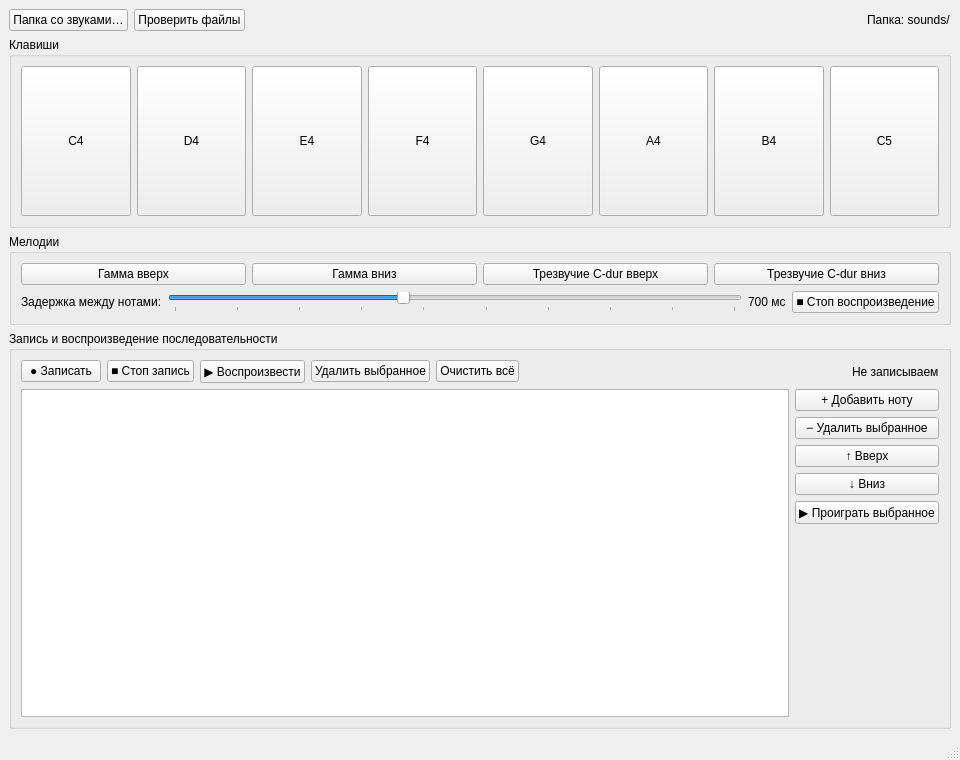
<?xml version="1.0" encoding="UTF-8"?>
<ui version="4.0">
 <class>MainWindow</class>
 <widget class="QMainWindow" name="MainWindow">
  <property name="geometry">
   <rect><x>0</x><y>0</y><width>960</width><height>760</height></rect>
  </property>
  <property name="windowTitle"><string>Task7 — Фортепиано</string></property>
  <widget class="QWidget" name="centralwidget">
   <layout class="QVBoxLayout" name="vLayout">

    <item>
     <layout class="QHBoxLayout" name="hTop">
      <item>
       <widget class="QPushButton" name="btnPickFolder">
        <property name="text"><string>Папка со звуками…</string></property>
       </widget>
      </item>
      <item>
       <widget class="QPushButton" name="btnCheckFiles">
        <property name="text"><string>Проверить файлы</string></property>
       </widget>
      </item>
      <item>
       <spacer name="sp1">
        <property name="orientation"><enum>Qt::Orientation::Horizontal</enum></property>
        <property name="sizeType"><enum>QSizePolicy::Policy::Expanding</enum></property>
        <property name="sizeHint" stdset="0"><size><width>40</width><height>20</height></size></property>
       </spacer>
      </item>
      <item>
       <widget class="QLabel" name="lblFolder">
        <property name="text"><string>Папка: sounds/</string></property>
       </widget>
      </item>
     </layout>
    </item>

    <item>
     <widget class="QGroupBox" name="gbPiano">
      <property name="title"><string>Клавиши</string></property>
      <layout class="QHBoxLayout" name="hPiano">
       <item>
        <widget class="QPushButton" name="btnC4">
         <property name="text"><string>C4</string></property>
         <property name="minimumSize"><size><width>70</width><height>150</height></size></property>
        </widget>
       </item>
       <item>
        <widget class="QPushButton" name="btnD4">
         <property name="text"><string>D4</string></property>
         <property name="minimumSize"><size><width>70</width><height>150</height></size></property>
        </widget>
       </item>
       <item>
        <widget class="QPushButton" name="btnE4">
         <property name="text"><string>E4</string></property>
         <property name="minimumSize"><size><width>70</width><height>150</height></size></property>
        </widget>
       </item>
       <item>
        <widget class="QPushButton" name="btnF4">
         <property name="text"><string>F4</string></property>
         <property name="minimumSize"><size><width>70</width><height>150</height></size></property>
        </widget>
       </item>
       <item>
        <widget class="QPushButton" name="btnG4">
         <property name="text"><string>G4</string></property>
         <property name="minimumSize"><size><width>70</width><height>150</height></size></property>
        </widget>
       </item>
       <item>
        <widget class="QPushButton" name="btnA4">
         <property name="text"><string>A4</string></property>
         <property name="minimumSize"><size><width>70</width><height>150</height></size></property>
        </widget>
       </item>
       <item>
        <widget class="QPushButton" name="btnB4">
         <property name="text"><string>B4</string></property>
         <property name="minimumSize"><size><width>70</width><height>150</height></size></property>
        </widget>
       </item>
       <item>
        <widget class="QPushButton" name="btnC5">
         <property name="text"><string>C5</string></property>
         <property name="minimumSize"><size><width>70</width><height>150</height></size></property>
        </widget>
       </item>
      </layout>
     </widget>
    </item>

    <item>
     <widget class="QGroupBox" name="gbMelodies">
      <property name="title"><string>Мелодии</string></property>
      <layout class="QVBoxLayout" name="vMel">
       <item>
        <layout class="QHBoxLayout" name="hMel">
         <item>
          <widget class="QPushButton" name="btnMel1">
           <property name="text"><string>Гамма вверх</string></property>
          </widget>
         </item>
         <item>
          <widget class="QPushButton" name="btnMel2">
           <property name="text"><string>Гамма вниз</string></property>
          </widget>
         </item>
         <item>
          <widget class="QPushButton" name="btnMel3">
           <property name="text"><string>Трезвучие C-dur вверх</string></property>
          </widget>
         </item>
         <item>
          <widget class="QPushButton" name="btnMel4">
           <property name="text"><string>Трезвучие C-dur вниз</string></property>
          </widget>
         </item>
        </layout>
       </item>
       <item>
        <layout class="QHBoxLayout" name="hTempo">
         <item>
          <widget class="QLabel" name="lblTempoCaption">
           <property name="text"><string>Задержка между нотами:</string></property>
          </widget>
         </item>
         <item>
          <widget class="QSlider" name="sliderTempo">
           <property name="orientation"><enum>Qt::Orientation::Horizontal</enum></property>
           <property name="minimum"><number>150</number></property>
           <property name="maximum"><number>1500</number></property>
           <property name="singleStep"><number>50</number></property>
           <property name="pageStep"><number>100</number></property>
           <property name="value"><number>700</number></property>
           <property name="tracking"><bool>true</bool></property>
           <property name="tickPosition"><enum>QSlider::TickPosition::TicksBelow</enum></property>
           <property name="tickInterval"><number>150</number></property>
          </widget>
         </item>
         <item>
          <widget class="QLabel" name="lblTempoValue">
           <property name="text"><string>700 мс</string></property>
           <property name="minimumWidth"><number>70</number></property>
          </widget>
         </item>
         <item>
          <widget class="QPushButton" name="btnStopPlayback">
           <property name="text"><string>■ Стоп воспроизведение</string></property>
          </widget>
         </item>
        </layout>
       </item>
      </layout>
     </widget>
    </item>

    <item>
     <widget class="QGroupBox" name="gbPlaylist">
      <property name="title"><string>Запись и воспроизведение последовательности</string></property>
      <layout class="QVBoxLayout" name="vPlaylist">
       <item>
        <layout class="QHBoxLayout" name="hPlaylistButtons">
         <item>
          <widget class="QPushButton" name="btnRecord">
           <property name="text"><string>● Записать</string></property>
          </widget>
         </item>
         <item>
          <widget class="QPushButton" name="btnStopRecord">
           <property name="text"><string>■ Стоп запись</string></property>
          </widget>
         </item>
         <item>
          <widget class="QPushButton" name="btnPlay">
           <property name="text"><string>▶ Воспроизвести</string></property>
          </widget>
         </item>
         <item>
          <widget class="QPushButton" name="btnRemoveSelected">
           <property name="text"><string>Удалить выбранное</string></property>
          </widget>
         </item>
         <item>
          <widget class="QPushButton" name="btnClearList">
           <property name="text"><string>Очистить всё</string></property>
          </widget>
         </item>
         <item>
          <spacer name="sp2">
           <property name="orientation"><enum>Qt::Orientation::Horizontal</enum></property>
           <property name="sizeType"><enum>QSizePolicy::Policy::Expanding</enum></property>
           <property name="sizeHint" stdset="0"><size><width>40</width><height>20</height></size></property>
          </spacer>
         </item>
         <item>
          <widget class="QLabel" name="lblRecordState">
           <property name="text"><string>Не записываем</string></property>
          </widget>
         </item>
        </layout>
       </item>
       <item>
        <layout class="QHBoxLayout" name="hPlaylistBody">
         <item>
          <widget class="QListWidget" name="listNotes">
           <property name="minimumSize"><size><width>220</width><height>150</height></size></property>
          </widget>
         </item>
         <item>
          <layout class="QVBoxLayout" name="vEdit">
           <item>
            <widget class="QPushButton" name="btnAddNote">
             <property name="text"><string>+ Добавить ноту</string></property>
            </widget>
           </item>
           <item>
            <widget class="QPushButton" name="btnRemoveNote">
             <property name="text"><string>− Удалить выбранное</string></property>
            </widget>
           </item>
           <item>
            <widget class="QPushButton" name="btnMoveUp">
             <property name="text"><string>↑ Вверх</string></property>
            </widget>
           </item>
           <item>
            <widget class="QPushButton" name="btnMoveDown">
             <property name="text"><string>↓ Вниз</string></property>
            </widget>
           </item>
           <item>
            <widget class="QPushButton" name="btnPlayOne">
             <property name="text"><string>▶ Проиграть выбранное</string></property>
            </widget>
           </item>
           <item>
            <spacer name="sp3">
             <property name="orientation"><enum>Qt::Orientation::Vertical</enum></property>
             <property name="sizeType"><enum>QSizePolicy::Policy::Expanding</enum></property>
             <property name="sizeHint" stdset="0"><size><width>20</width><height>40</height></size></property>
            </spacer>
           </item>
          </layout>
         </item>
        </layout>
       </item>
      </layout>
     </widget>
    </item>

   </layout>
  </widget>
  <widget class="QStatusBar" name="statusbar"/>
 </widget>
 <resources/>
 <connections/>
</ui>
